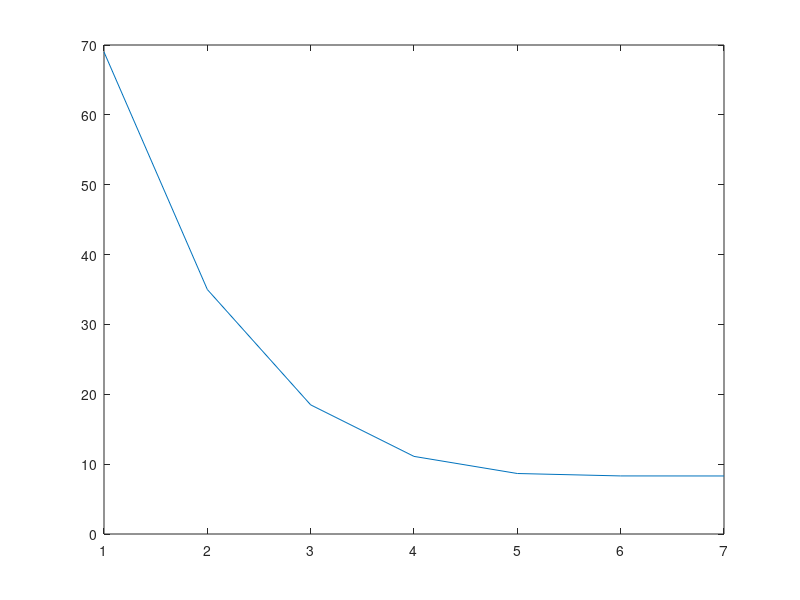

Source code (MATLAB):
clear
clc

n = 69;
nmax = 1000;
tol = 1e-1;

err = tol + 1;
k = 0;
rk = n;
while(err > tol) && (k < nmax)
	k = k + 1;
	rk(k+1) = 0.5*(rk(k) + n/rk(k));
	err = abs(rk(k+1) - rk(k));
end

figure(1);
clf;
plot(rk);

rk(end)
sqrt(n)